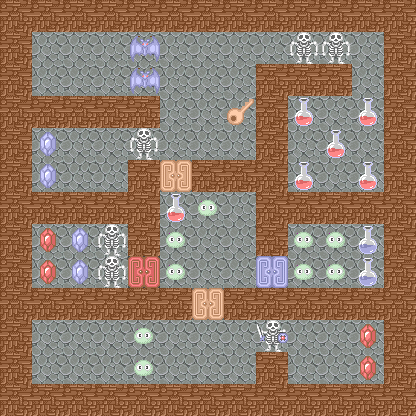

This is a level from a 2D game, rendered from its Tiled map with the project's own tilesets. A one-line summary and the complete map file follow:
An orthogonal 13x13 tile map with 32x32 px tiles, 5 tile layers (floor, wall, enemy, door, ...), 4 tilesets and 2 objects (2x teleport).

<map version="1.0" tiledversion="1.1.5" orientation="orthogonal" renderorder="right-down" width="13" height="13" tilewidth="32" tileheight="32" infinite="0" nextobjectid="3">
 <tileset firstgid="1" source="terrain.tsx" />
 <tileset firstgid="3" source="enemy.tsx" />
 <tileset firstgid="259" source="door.tsx" />
 <tileset firstgid="275" source="item.tsx" />
 <layer name="floor" width="13" height="13">
  <data encoding="csv">
1,1,1,1,1,1,1,1,1,1,1,1,1,
1,1,1,1,1,1,1,1,1,1,1,1,1,
1,1,1,1,1,1,1,1,1,1,1,1,1,
1,1,1,1,1,1,1,1,1,1,1,1,1,
1,1,1,1,1,1,1,1,1,1,1,1,1,
1,1,1,1,1,1,1,1,1,1,1,1,1,
1,1,1,1,1,1,1,1,1,1,1,1,1,
1,1,1,1,1,1,1,1,1,1,1,1,1,
1,1,1,1,1,1,1,1,1,1,1,1,1,
1,1,1,1,1,1,1,1,1,1,1,1,1,
1,1,1,1,1,1,1,1,1,1,1,1,1,
1,1,1,1,1,1,1,1,1,1,1,1,1,
1,1,1,1,1,1,1,1,1,1,1,1,1
</data>
 </layer>
 <layer name="wall" width="13" height="13">
  <data encoding="csv">
2,2,2,2,2,2,2,2,2,2,2,2,2,
2,0,0,0,0,0,0,0,0,0,0,0,2,
2,0,0,0,0,0,0,0,2,2,2,0,2,
2,2,2,2,2,0,0,0,2,0,0,0,2,
2,0,0,0,0,0,0,0,2,0,0,0,2,
2,0,0,0,2,0,2,2,2,0,0,0,2,
2,2,2,2,2,0,0,0,2,2,2,2,2,
2,0,0,0,2,0,0,0,2,0,0,0,2,
2,0,0,0,0,0,0,0,0,0,0,0,2,
2,2,2,2,2,2,0,2,2,2,2,2,2,
2,0,0,0,0,0,0,0,0,0,0,0,2,
2,0,0,0,0,0,0,0,2,0,0,0,2,
2,2,2,2,2,2,2,2,2,2,2,2,2
</data>
 </layer>
 <layer name="enemy" width="13" height="13">
  <data encoding="csv">
0,0,0,0,0,0,0,0,0,0,0,0,0,
0,0,0,0,23,0,0,0,0,3,3,0,0,
0,0,0,0,23,0,0,0,0,0,0,0,0,
0,0,0,0,0,0,0,0,0,0,0,0,0,
0,0,0,0,3,0,0,0,0,0,0,0,0,
0,0,0,0,0,0,0,0,0,0,0,0,0,
0,0,0,0,0,0,35,0,0,0,0,0,0,
0,0,0,3,0,35,0,0,0,35,35,0,0,
0,0,0,3,0,35,0,0,0,35,35,0,0,
0,0,0,0,0,0,0,0,0,0,0,0,0,
0,0,0,0,35,0,0,0,7,0,0,0,0,
0,0,0,0,35,0,0,0,0,0,0,0,0,
0,0,0,0,0,0,0,0,0,0,0,0,0
</data>
 </layer>
 <layer name="door" width="13" height="13">
  <data encoding="csv">
0,0,0,0,0,0,0,0,0,0,0,0,0,
0,0,0,0,0,0,0,0,0,0,0,0,0,
0,0,0,0,0,0,0,0,0,0,0,0,0,
0,0,0,0,0,0,0,0,0,0,0,0,0,
0,0,0,0,0,0,0,0,0,0,0,0,0,
0,0,0,0,0,259,0,0,0,0,0,0,0,
0,0,0,0,0,0,0,0,0,0,0,0,0,
0,0,0,0,0,0,0,0,0,0,0,0,0,
0,0,0,0,261,0,0,0,260,0,0,0,0,
0,0,0,0,0,0,259,0,0,0,0,0,0,
0,0,0,0,0,0,0,0,0,0,0,0,0,
0,0,0,0,0,0,0,0,0,0,0,0,0,
0,0,0,0,0,0,0,0,0,0,0,0,0
</data>
 </layer>
 <layer name="item" width="13" height="13">
  <data encoding="csv">
0,0,0,0,0,0,0,0,0,0,0,0,0,
0,0,0,0,0,0,0,0,0,0,0,0,0,
0,0,0,0,0,0,0,0,0,0,0,0,0,
0,0,0,0,0,0,0,291,0,279,0,279,0,
0,276,0,0,0,0,0,0,0,0,279,0,0,
0,276,0,0,0,0,0,0,0,279,0,279,0,
0,0,0,0,0,279,0,0,0,0,0,0,0,
0,275,276,0,0,0,0,0,0,0,0,280,0,
0,275,276,0,0,0,0,0,0,0,0,280,0,
0,0,0,0,0,0,0,0,0,0,0,0,0,
0,0,0,0,0,0,0,0,0,0,0,275,0,
0,0,0,0,0,0,0,0,0,0,0,275,0,
0,0,0,0,0,0,0,0,0,0,0,0,0
</data>
 </layer>
 <objectgroup name="object">
  <object id="1" type="teleport" x="32" y="32" width="32" height="32">
   <properties>
    <property name="heroTileCoordX" type="int" value="1" />
    <property name="heroTileCoordY" type="int" value="2" />
    <property name="image" value="up_floor.png" />
    <property name="targetMap" value="2" />
   </properties>
  </object>
  <object id="2" type="teleport" x="32" y="352" width="32" height="32">
   <properties>
    <property name="heroTileCoordX" type="int" value="7" />
    <property name="heroTileCoordY" type="int" value="1" />
    <property name="image" value="down_floor.png" />
    <property name="targetMap" value="0" />
   </properties>
  </object>
 </objectgroup>
</map>
